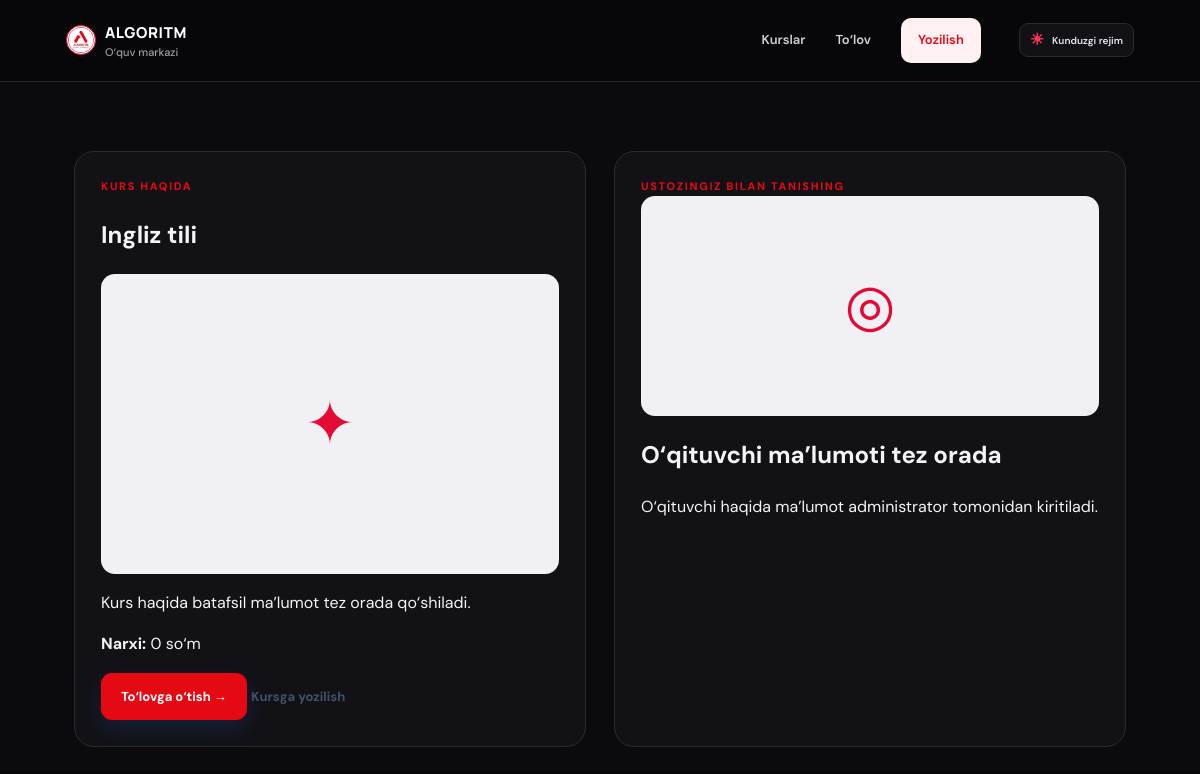
Screenshot of /course.php?id=3 with the database file from the repository.
### tables this page shows
CREATE TABLE IF NOT EXISTS courses (
  id INT UNSIGNED AUTO_INCREMENT PRIMARY KEY,
  name VARCHAR(120) NOT NULL,
  price DECIMAL(12,2) NOT NULL DEFAULT 0,
  duration VARCHAR(100) DEFAULT NULL,
  description TEXT DEFAULT NULL,
  teacher_name VARCHAR(120) DEFAULT NULL,
  teacher_bio TEXT DEFAULT NULL,
  image_path VARCHAR(255) DEFAULT NULL,
  teacher_image VARCHAR(255) DEFAULT NULL,
  is_active TINYINT(1) NOT NULL DEFAULT 1,
  created_at TIMESTAMP DEFAULT CURRENT_TIMESTAMP
);

### course.php (the view, shortened to what this page needs)
<?php
require_once __DIR__.'/config/db.php';
$id=(int)($_GET['id']??0); $course=null;
if($pdo){$q=$pdo->prepare('SELECT * FROM courses WHERE id=? AND is_active=1');$q->execute([$id]);$course=$q->fetch();}
function h($v){return htmlspecialchars((string)$v,ENT_QUOTES,'UTF-8');}
?><!doctype html><html lang="uz"><head><meta charset="utf-8"><meta name="viewport" content="width=device-width,initial-scale=1"><title><?= $course?h($course['name']).' — Algoritm':'Kurs topilmadi' ?></title><link rel="stylesheet" href="assets/css/style.css?v=8"></head><body><header class="site-header"><a class="brand" href="index.php"><img class="brand-logo" src="assets/images/algoritm-logo.jpeg" alt="Algoritm"><span>ALGORITM<small>O‘quv markazi</small></span></a><nav><a href="index.php#kurslar">Kurslar</a><a href="payment.php">To‘lov</a><a class="nav-cta" href="index.php#royxat">Yozilish</a></nav></header><?php if($course): ?><main class="course-detail"><section class="detail-panel"><span class="eyebrow">KURS HAQIDA</span><h1><?=h($course['name'])?></h1><?php if(!empty($course['image_path'])):?><img class="detail-image" src="<?=h($course['image_path'])?>" alt="<?=h($course['name'])?>"><?php else:?><div class="detail-image" style="display:grid;place-items:center;font-size:60px;color:#e50935">✦</div><?php endif;?><p><?=nl2br(h($course['description']?:'Kurs haqida batafsil ma’lumot tez orada qo‘shiladi.'))?></p><p><b>Narxi:</b> <?=number_format((float)$course['price'],0,'.',' ')?> so‘m</p><a class="button primary" href="payment.php?course_id=<?=(int)$course['id']?>">To‘lovga o‘tish →</a> <a class="text-link" href="index.php#royxat">Kursga yozilish</a></section><section class="detail-panel"><span class="eyebrow">USTOZINGIZ BILAN TANISHING</span><?php if(!empty($course['teacher_image'])):?><img class="detail-image" style="height:220px" src="<?=h($course['teacher_image'])?>" alt="<?=h($course['teacher_name'])?>"><?php else:?><div class="detail-image" style="height:220px;display:grid;place-items:center;font-size:58px;color:#e50935">◎</div><?php endif;?><h2><?=h($course['teacher_name']?:'O‘qituvchi ma’lumoti tez orada')?></h2><p><?=nl2br(h($course['teacher_bio']?:'O‘qituvchi haqida ma’lumot administrator tomonidan kiritiladi.'))?></p></section></main><?php else:?><main class="pay-wrap"><h1>Kurs topilmadi</h1><a href="index.php#kurslar">Kurslarga qaytish</a></main><?php endif;?><script src="assets/js/app.js"></script><script src="assets/js/theme.js?v=8"></script></body></html>

### rows the page displays
courses: name "Ingliz tili", description "Kurs haqida batafsil ma’lumot tez orada qo‘shiladi.", price "0", teacher_name "O‘qituvchi ma’lumoti tez orada", teacher_bio "O‘qituvchi haqida ma’lumot administrator tomonidan kiritiladi."
